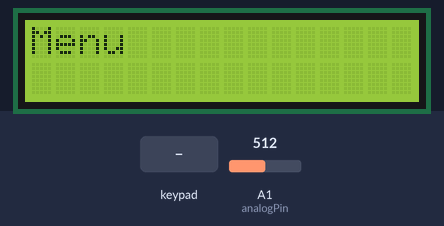
Recording of a sketch running on a simulated Arduino Mega 2560, built with avr-gcc and run on an emulated ATmega2560. Shown: 16×2 character LCD. The inputs (shaded band) are chosen by the test bench; at power-on: A1 (analogPin) = 512. What the sketch prints to the serial monitor is not drawn.

Above: at 1.6 s.
1.7 s: key '1' pressed
At 2.0 s:
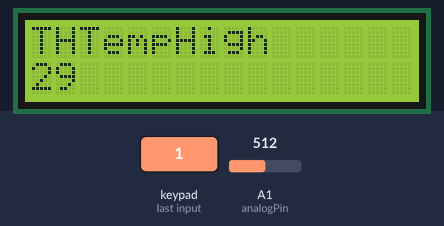
3.2 s: keypad keys 3 2 1 0 pressed 0.4 s apart
6.3 s: key 'C' pressed
7.8 s: keypad keys 3 2 1 0 A pressed 0.4 s apart
At 9.2 s:
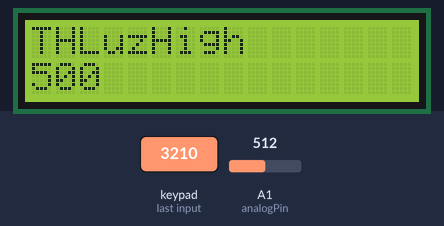
Timing chart, 0 to 10.8 s (numbered marks = the images above; inputs shaded):
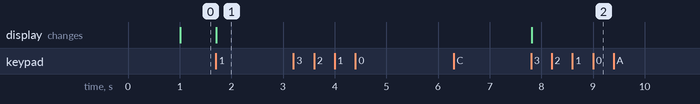

The sketch:

menu.ino
```cpp
//Daniel Contreras
//Cristian Collazos
//https://wokwi.com/projects/355070371230213121

#include <LiquidCrystal.h>
#include <LiquidMenu.h>
#include <Keypad.h>
#include "DHT.h"

#include <EEPROM.h>

/*Bibliografia
  *https://www.luisllamas.es/reproducir-sonidos-arduino-buzzer-pasivo-altavoz/
  *https://naylampmechatronics.com/blog/40_tutorial-sensor-de-temperatura-y-humedad-dht11-y-dht22.html
  *https://controlautomaticoeducacion.com/arduino/teclado-matricial-keypad/
  *https://docs.arduino.cc/learn/electronics/lcd-displays
  *https://docs.arduino.cc/built-in-examples/digital/Button
*/

// Variables a modificar
int THTempHigh = 29;
int THTemLow = 26;
int THLuzHigh = 500;
int THLuzLow = 100;

int nuevoValor = 0;

const int rs = 23, en = 33, d4 = 25, d5 = 27, d6 = 29, d7 = 31;
LiquidCrystal lcd(rs, en, d4, d5, d6, d7);

const byte analogPin = A1;
unsigned short analogReading = 0;
unsigned short lastAnalogReading = 0;

unsigned int period_check = 1000;
unsigned long lastMs_check = 0;

unsigned int period_nextScreen = 5000;
unsigned long lastMs_nextScreen = 0;
unsigned long lastMs_previousScreen = 0;

int posicion = 0;

/*
MENU principal

1. THTempHigh
2. THTemLow
3. THLuzHihg
4. THLuzHiLow
5. Reset
*/

LiquidLine welcome_line1(0, 0, "Menu");
LiquidScreen screen(welcome_line1);

LiquidLine menu_linea1(0, 0, "1. THTempHigh");
LiquidLine menu_linea2(0, 1, "2. THTemLow");
LiquidScreen screen2(menu_linea1, menu_linea2);

LiquidLine menu_linea3(0, 0, "3. THLuzHihg");
LiquidLine menu_linea4(0, 1, "4. THLuzHiLow");
LiquidScreen screen3(menu_linea3, menu_linea4);

LiquidLine menu_linea5(0, 0, "4. THLuzHiLow");
LiquidLine menu_linea6(0, 1, "5. Reset");
LiquidScreen screen4(menu_linea5, menu_linea6);

// LiquidLine analogReading_line(0, 0, "Analog: ", analogReading);
// LiquidScreen secondary_screen(analogReading_line);

/*
MENU secundario

int THTempHigh = 29;
int THTemLow = 26;
int THLuzHigh = 500;
int THLuzLow = 100;
*/

LiquidLine submenu_linea1(0, 0, "THTempHigh");
LiquidLine submenu_linea2(0, 1, THTempHigh);
LiquidScreen subscreen(submenu_linea1, submenu_linea2);

LiquidLine submenu_linea3(0, 0, "THTemLow");
LiquidLine submenu_linea4(0, 1, THTemLow);
LiquidScreen subscreen2(submenu_linea3, submenu_linea4);

LiquidLine submenu_linea5(0, 0, "THLuzHigh");
LiquidLine submenu_linea6(0, 1, THLuzHigh);
LiquidScreen subscreen3(submenu_linea5, submenu_linea6);

LiquidLine submenu_linea7(0, 0, "THLuzLow");
LiquidLine submenu_linea8(0, 1, THLuzLow);
LiquidScreen subscreen4(submenu_linea7, submenu_linea8);

LiquidMenu menu(lcd);

const byte ROWS = 4; //four rows
const byte COLS = 4; //four columns
//define the cymbols on the buttons of the keypads
char hexaKeys[ROWS][COLS] = {
  {'1', '2', '3', 'A'},
  {'4', '5', '6', 'B'},
  {'7', '8', '9', 'C'},
  {'N', '0', 'N', 'N'}
};
byte rowPins[ROWS] = {3, 2, 1, 0}; //connect to the row pinouts of the keypad
byte colPins[COLS] = {7, 6, 5, 4}; //connect to the column pinouts of the keypad

//initialize an instance of class NewKeypad
Keypad teclado1 = Keypad( makeKeymap(hexaKeys), rowPins, colPins, ROWS, COLS);


#define DHTPIN 10     // Pin donde está conectado el sensor
//#define DHTTYPE DHT11   // Descomentar si se usa el DHT 11
#define DHTTYPE DHT22   // Sensor DHT22

DHT dht(DHTPIN, DHTTYPE);

#define pinBuzzer = 35; // the number of the buzzer pin

#define buttonPin = 2;  // the number of the pushbutton pin
int buttonState = 0;  // variable for reading the pushbutton status

#define LED_RED 14
#define LED_GREEN 15
#define LED_BLUE 16

void setup() {
  Serial.begin(250000);

  pinMode(analogPin, INPUT);

  lcd.begin(16, 2);

  // Menu principal
  menu.add_screen(screen);
  menu.add_screen(screen2);
  menu.add_screen(screen3);
  menu.add_screen(screen4);

  // Menu secundario
  menu.add_screen(subscreen);
  menu.add_screen(subscreen2);
  menu.add_screen(subscreen3);
  menu.add_screen(subscreen4);
}


void loop() {
  char tecla_presionada = teclado1.getKey();
  int numeroObtenido=0;

  // Verifica si alguna tecla fue presionada
  if (millis() - lastMs_check > period_check) {
    lastMs_check = millis();
    analogReading = analogRead(analogPin);

    if (analogReading != lastAnalogReading) {
      lastAnalogReading = analogReading;
      menu.update();
    }
  }

  // Menu principal
  if (tecla_presionada == 'A') {
    if (posicion > 0 && posicion < 4) {
      lastMs_nextScreen = millis();
      menu.previous_screen();
      posicion--;
    }
  }

  if (tecla_presionada == 'B') {
    if (posicion < 3) {
      lastMs_previousScreen = millis();
      menu.next_screen();
      posicion++;
    }
  }

  // Menu secundario
  if (tecla_presionada == '1') {
    lastMs_previousScreen = millis();
    menu.change_screen(&subscreen);
    THTempHigh = obtenerNuevoValorTecleado();
    posicion = 4;
  }

  if (tecla_presionada == '2') {
    lastMs_previousScreen = millis();
    menu.change_screen(&subscreen2);
    THTemLow = obtenerNuevoValorTecleado();
    posicion = 5;
  }

  if (tecla_presionada == '3') {
    lastMs_previousScreen = millis();
    menu.change_screen(&subscreen3);
    THLuzHigh = obtenerNuevoValorTecleado();
    posicion = 6;
  }

  if (tecla_presionada == '4') {
    lastMs_previousScreen = millis();
    menu.change_screen(&subscreen4);
    THLuzLow = obtenerNuevoValorTecleado();
    posicion = 7;
  }

  if (tecla_presionada == '5') {
    lastMs_previousScreen = millis();
    menu.change_screen(&screen);
    THTempHigh = 29;
    THTemLow = 26;
    THLuzHigh = 500;
    THLuzLow = 100;
    posicion = 0;
  }
}

int obtenerNuevoValorTecleado(){
  Serial.println("Funcion 1");
  int nuevoValor = 0;
  bool salir = false;
  do{
    char tecla_presionada = teclado1.getKey();
    if (tecla_presionada >= '0' && tecla_presionada <= '9')
    {
      nuevoValor *= 10;
      nuevoValor += tecla_presionada - '0';
      Serial.println(nuevoValor);
    }
    if(tecla_presionada == 'C'){
      salir = true;
    }
  }while(salir != true);
  Serial.println("Salir Funcion 1");
  return nuevoValor;
}
```

Measured:
- after the input at 1.7 s, the display: changes at once (image 1)
- after the input at 3.2 s, every drawn part: stays the same
- after the input at 6.3 s, every drawn part: stays the same
- after the input at 7.8 s, the display: changes at once (image 2)
